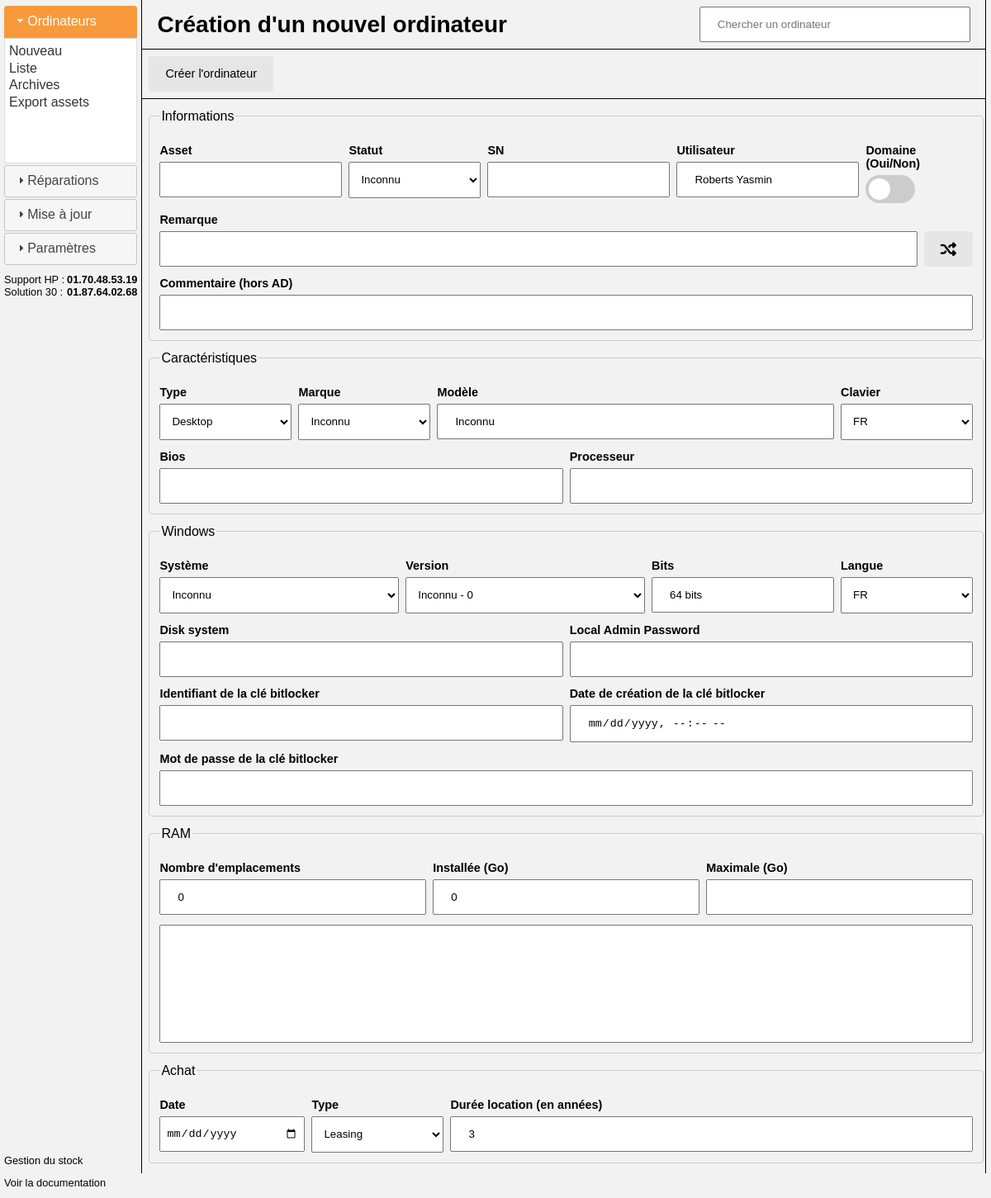
Page /?mod=asset on the committed database.
### tables this page shows
CREATE TABLE `p_statut` (
  `id` int(11) NOT NULL,
  `nom` varchar(20) NOT NULL
);

CREATE TABLE `p_os_version` (
  `id` int(11) NOT NULL AUTO_INCREMENT,
  `ordre` int(11) DEFAULT NULL,
  `nom` varchar(20) NOT NULL,
  `number` varchar(20) NOT NULL,
  PRIMARY KEY (`id`)
);

### classes/Form.class.php (shortened to what the rows shown need)
<?php
final class Form
{
	public static function computer(P_matos $computer): string
	{
		$cgroup = self::GROUP;
		$celement = self::ELEMENT;
		$celement_extended = self::ELEMENT_EXTENDED;
		$clabel = self::LABEL;
		$cinput = self::INPUT;
		$cselect = self::SELECT;
		$ctextarea = self::TEXTAREA;
		$cdate = self::DATE;
		$disk = Functions::formatDiskSize($computer);
		$id = $computer->getId() ?? 0;
		$user = DB::findValueInTable('utilisateurs', 'nom,prenom', 'id', $computer->getUser()) ?? "";
		$new = $id ? "class='exist'" : "";
		$adStatus = $computer->getStatut_ad() == 1 ? "checked" : "";
		if ($adStatus) {
			$ldap = "ldap";
			$wmi = "wmi";
		} else {
			$ldap = "";
			$wmi = "";
		}
		$form = "<form id='form_computer' $new>";
		$form .= "<input type='hidden' id='assetId' name='id' value='$id'>";
		$form .= "<input type='hidden' name='utilisateur' id='user' value='{$computer->getUser()}'>";
		$form .= "<fieldset><legend>Informations</legend>";
		$form .= "<div class='$cgroup'>";
		$form .= "<div class='$celement'>";
		$form .= "<label for='asset' class='$clabel'>Asset</label>";
		$form .= "<input type='text' id='asset' name='asset' class='$ldap $cinput' value='{$computer->getAsset()}'>";
		$form .= "</div>";
		$form .= "<div class='$celement'>";
		$form .= "<label for='statut' class='$clabel'>Statut</label>";
		$form .= "<select name='statut' id='statut' class='$cselect'>" . Select::statuses(false, (string) $computer->getStatut(), showCount: false) . "</select>";
		$form .= "</div>";
		$form .= "<div class='$celement'>";
		$form .= "<label for='sn' class='$clabel'>SN</label>";
		$form .= "<input type='text' id='sn' name='sn' class='$wmi $cinput' value='{$computer->getSn()}'>";
		$form .= "</div>";
		$form .= "<div class='$celement_extended'>";
		$form .= "<label for='user-choice' class='$clabel'>Utilisateur</label>";
		$form .= "<input class='$cinput' id='user-choice' placeholder='Attribuer à un utilisateur' name='user-choice' value='$user'>";
		$form .= "</div>";
		$form .= "<div class='$celement'>
			<label for='statut_ad' class='form-label'>Domaine (Oui/Non)</label>
			<label class='switch'>
				<input type='checkbox' id='statut_ad' name='statut_ad' $adStatus>
				<span title='Indiquer si l&#39;ordinateur est dans le domaine ou non.' class='slider round'></span>
			</label>
		</div>";
		$form .= "</div>";
		$form .= "<div class='$cgroup'>";
		$form .= "<div class='$celement_extended'>";
		$form .= "<label for='remarque' class='$clabel'>Remarque</label>";
		$form .= "<input type='text' id='remarque' name='remarque' class='$ldap $cinput' value=\"{$computer->getRemarque()}\">";
		$form .= "</div>";
		$form .= "<div class='$celement' style='display: flex; justify-content: flex-end;'>";
		$form .= "<button type='button' id='generate-asset-comment' class='form-button'><div class='fa-solid fa-shuffle'></div></button>";
		$form .= "</div>";
		$form .= "</div>";
		$form .= "<div class='$cgroup'>";
		$form .= "<div class='$celement_extended'>";
		$form .= "<label for='comment' class='$clabel'>Commentaire (hors AD)</label>";
		$form .= "<input type='text' id='comment' name='comment' class='$cinput' value=\"{$computer->getComment()}\">";
		$form .= "</div>";
		$form .= "</div>";
		$form .= "</fieldset>";
		$form .= "<fieldset><legend>Caractéristiques</legend>";
		$form .= "<div class='$cgroup'>";
		$form .= "<div class='$celement'>";
		$form .= "<label for='type' class='$clabel'>Type</label>";
		$form .= "<select name='type' id='type' class='$cselect'>" . Select::types(false, (string) $computer->getType(), showCount: false) . "</select>";
		$form .= "</div>";
		$form .= "<div class='$celement'>";
		$form .= "<label for='marque' class='$clabel'>Marque</label>";
		$form .= "<select name='marque' id='marque' class='$wmi $cselect'>" . Select::manufacturers(false, (string) $computer->getMarque(), showCount: false) . "</select>";
		$form .= "</div>";
		$form .= "<div class='$celement_extended'>";
		$form .= "<label for='modele' class='$clabel'>Modèle</label>";
		$form .= "<input type='text' id='modele' name='modele' class='$wmi $cinput' value='{$computer->getModele()}'>";
		$form .= "</div>";
		$form .= "<div class='$celement'>";
		$form .= "<label for='clavier' class='$clabel'>Clavier</label>";
		$form .= "<select name='clavier' id='clavier' class='$cselect'>" . Select::languages($computer->getClavier()) . "</select>";
		$form .= "</div>";
		$form .= "</div>";
		$form .= "<div class='$cgroup'>";
		$form .= "<div class='$celement_extended'>";
		$form .= "<label for='bios' class='$clabel'>Bios</label>";
		$form .= "<input type='text' id='bios' name='bios' class='$wmi $cinput' value='{$computer->getBios()}'>";
		$form .= "</div>";
		$form .= "<div class='$celement_extended'>";
		$form .= "<label for='processeur' class='$clabel'>Processeur</label>";
		$form .= "<input type='text' id='processeur' name='processeur' class='$wmi $cinput' value='{$computer->getProcesseur()}'>";
		$form .= "</div>";
		$form .= "</div>";
		$form .= "</fieldset>";
		$form .= "<fieldset><legend>Windows</legend>";
		$form .= "<div class='$cgroup'>";
		$form .= "<div class='$celement_extended'>";
		$form .= "<label for='os' class='$clabel'>Système</label>";
		$form .= "<select name='os' id='os' class='$cselect form-select-extended $ldap'>" .  Select::os(false, false, (string) $computer->getOs(), showCount: false) . "</select>";
		$form .= "</div>";
		$form .= "<div class='$celement_extended'>";
		$form .= "<label for='os_version' class='$clabel'>Version</label>";
		$form .= "<select name='os_version' id='os_version' class='$cselect form-select-extended $ldap'>" . Select::os(true, false, (string) $computer->getOs_version(), showCount: false) . "</select>";
		$form .= "</div>";
		$form .= "<div class='$celement'>";
		$form .= "<label for='os_bits' class='$clabel'>Bits</label>";
		$form .= "<input type='text' id='os_bits' name='os_bits' class='$wmi $cinput' value='{$computer->getOs_bits()}'>";
		$form .= "</div>";
		$form .= "<div class='$celement'>";
		$form .= "<label for='langue' class='$clabel'>Langue</label>";
		$form .= "<select name='langue' id='langue' class='$cselect'>" . Select::languages($computer->getLangue()) . "</select>";
		$form .= "</div>";
		$form .= "</div>";
		$form .= "<div class='$cgroup'>";
		$form .= "<div class='$celement_extended'>";
		$form .= "<label for='disk' class='$clabel'>Disk system</label>";
		$form .= "<input type='text' id='disk' class='$wmi $cinput' value='$disk' readonly=readonly>";
		$form .= "</div>";
		$form .= "<div class='$celement_extended'>";
		$form .= "<label for='adm_pwd' class='$clabel'>Local Admin Password</label>";
		$form .= "<input type='text' name='adm_pwd' id='adm_pwd' class='$ldap $cinput' value='{$computer->getAdm_pwd()}'>";
		$form .= "</div>";
		$form .= "</div>";
		$form .= "<div class='$cgroup'>";
		$form .= "<div class='$celement_extended'>";
		$form .= "<label for='bitlocker_id' class='$clabel'>Identifiant de la clé bitlocker</label>";
		$form .= "<input readonly type='text' id='bitlocker_id' name='bitlocker_id' class='$ldap $cinput' value='{$computer->getBitlocker_id()}'>";
		$form .= "</div>";
		$form .= "<div class='$celement_extended'>";
		$form .= "<label for='bitlocker_date' class='$clabel'>Date de création de la clé bitlocker</label>";
		$form .= "<input readonly type='datetime-local' id='bitlocker_date' name='bitlocker_date' class='$ldap $cinput' value='{$computer->getBitlocker_date()}'>";
		$form .= "</div>";
		$form .= "</div>";
		$form .= "<div class='$celement'>";
		$form .= "<label for='bitlocker_password' class='$clabel'>Mot de passe de la clé bitlocker</label>";
		$form .= "<input readonly type='text' id='bitlocker_password' name='bitlocker_password' class='$ldap $cinput' value='{$computer->getBitlocker_password()}'>";
		$form .= "</div>";
		$form .= "</fieldset>";
		$form .= "<fieldset><legend>RAM</legend>";
		$form .= "<div class='$cgroup'>";
		$form .= "<div class='$celement_extended'>";
		$form .= "<label for='ram_max' class='$clabel'>Nombre d'emplacements</label>";
		$form .= "<input type='text' id='slot_ram' name='slot_ram' class='$wmi $cinput' value='{$computer->getSlot_ram()}'>";
		$form .= "</div>";
		$form .= "<div class='$celement_extended'>";
		$form .= "<label for='ram' class='$clabel'>Installée (Go)</label>";
		$form .= "<input type='text' id='ram' name='ram' class='$wmi $cinput' value='{$computer->getRam()}'>";
		$form .= "</div>";
		$form .= "<div class='$celement_extended'>";
		$form .= "<label for='ram_max' class='$clabel'>Maximale (Go)</label>";
		$form .= "<input type='text' id='ram_max' name='ram_max' class='$wmi $cinput' value='{$computer->getRam_max()}'>";
		$form .= "</div>";
		$form .= "</div>";
		$form .= "<div class='$celement'>";
		$form .= "<textarea id='text_ram' name='ram_txt' cols='30' class='$wmi $ctextarea'>{$computer->getRam_txt()}</textarea>";
		$form .= "</div>";
		$form .= "</fieldset>";
		$form .= "<fieldset><legend>Achat</legend>";
		$form .= "<div class='$cgroup'>";
		$form .= "<div class='$celement'>";
		$form .= "<label for='date_achat' class='$clabel'>Date</label>";
		$form .= "<input type='date' id='date_achat' name='date_achat' class='$cdate' value='". $computer->getDate_achat() ."'>";
		$form .= "</div>";
		$form .= "<div class='$celement'>";
		$form .= "<label for='type_achat' class='$clabel'>Type</label>";
		$form .= "<select id='type_achat' name='type_achat' class='$cselect'>" . Select::acquisitionTypes(findSavedFilter: false, value: $computer->getType_achat()) . "</select>";
		$form .= "</div>";
		$form .= "<div class='$celement_extended'>";
		$form .= "<label for='duree_loc' class='$clabel'>Durée location (en années)</label>";
		$form .= "<input type='text' id='duree_loc' name='duree_loc' class='$cinput' value='{$computer->getDuree_loc()}'>";
		$form .= "</div>";
		$form .= "<div class='$celement_extended'>";
		$form .= "<label for='num_immo' class='$clabel'>N° immobilisation</label>";
		$form .= "<input type='text' id='num_immo' name='num_immo' class='$cinput' value='". $computer->getNum_immo() ."'>";
		$form .= "</div>";
		$form .= "</div>";
		$form .= "</fieldset>";
		return $form . "</form>";
	}
}

### rows in the picture
p_statut: modele "Inconnu"
p_os_version: slot_ram "0", ram "0"

### other values in the picture
$title "Nouveau"
$title "Liste"
$title "Archives"
$title "Export assets"
TEL_HP_SUPPORT "01.70.48.53.19"
TEL_SOLUTION_30 "01.87.64.02.68"
form field statut "Inconnu"
form field type "Desktop"
form field marque "Inconnu"
form field clavier "FR"
form field os "Inconnu"
form field os_version "Inconnu - 0"
form field langue "FR"
form field type_achat "Leasing"
